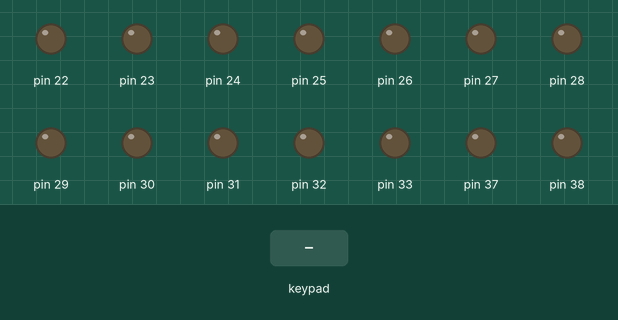
Recording of a sketch running on a simulated Arduino Mega 2560, built with avr-gcc and run on an emulated ATmega2560. Shown: output pins drawn as LEDs (lit = HIGH). The test bench sets the inputs (shaded band). Random numbers use the default seed unless the sketch sets one; what the sketch prints to the serial monitor is not drawn. At 9.0 s the program stops and its outputs stay as they are.

Above: at 1.2 s.
1.3 s: keypad keys 5 4 3 2 pressed 0.4 s apart
At 3.3 s:
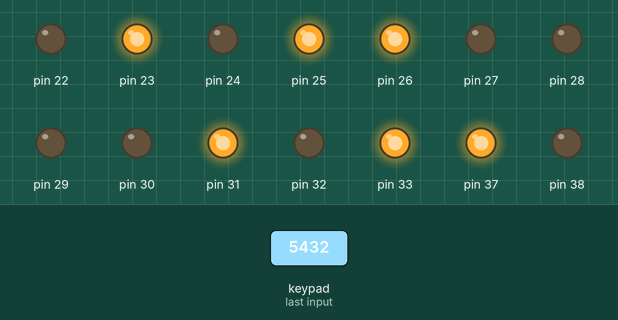
4.4 s: key '9' pressed
At 4.9 s:
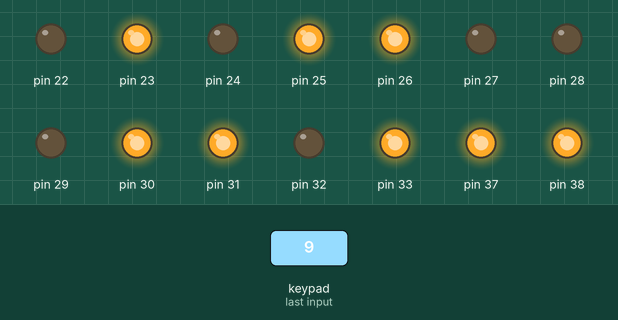
5.9 s: key '6' pressed
At 6.4 s:
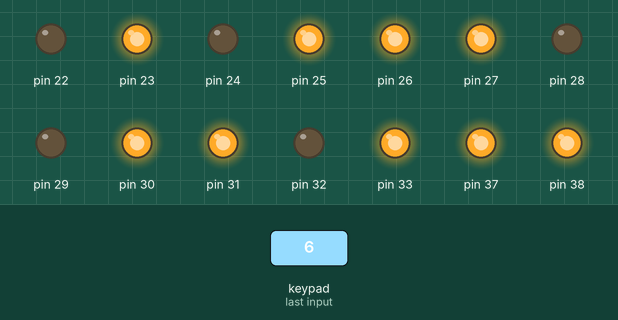
Timing chart, 0 to 8.9 s (numbered marks = the images above; inputs shaded):
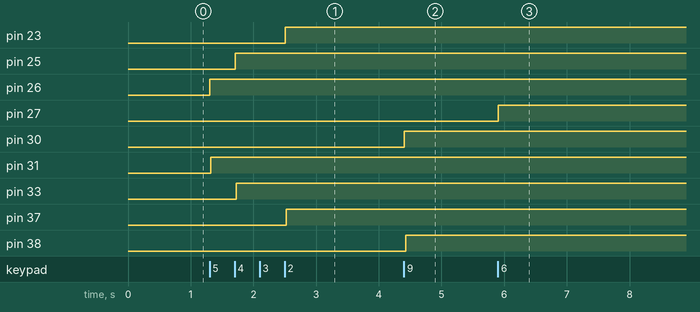

Measured:
- after the input at 1.3 s, pin 23, pin 37: LOW → HIGH after 1.2 s; pin 25: LOW → HIGH after 0.41 s; pin 26, pin 31: LOW → HIGH at once; pin 33: LOW → HIGH after 0.43 s
- after the input at 4.4 s, pin 30, pin 38: LOW → HIGH at once
- after the input at 5.9 s, pin 27: LOW → HIGH at once

The sketch:

practica_teclado.ino
```cpp
#include <Keypad.h>

//matriz del teclado
const byte FILAS = 4;
const byte COLUMNAS = 4;
//esta matriz muestra el contenido que tiene el teclado
char keys[FILAS][COLUMNAS] = {
  {'1', '2', '3', 'A'},
  {'4', '5', '6', 'B'},
  {'7', '8', '9', 'C'},
  {'*', '0', '#', 'D'},
};
byte pinesFilas[FILAS] = {9, 8, 7, 6}; //los pines de filas
byte pinesColumnas[COLUMNAS] = {5, 4, 3, 2};//pines de columnas

Keypad teclado = Keypad(makeKeymap(keys), pinesFilas, pinesColumnas, FILAS, COLUMNAS);//funcion de la libreria para que detecte el teclado

char TECLA;//variable que nos ayudara a mostrar el boton presionado
int triqui[3][3] = {//generamos el tablero a utilizar en el triqui
  {0,0,0},
  {0,0,0},
  {0,0,0}
};
boolean jugador = true; //esta variable nos permite saber si esta jugando el humano o el robot
int jugadas = 0;

//funciones
boolean comprobarMovimiento(int var){
  boolean existente = false;
  switch(var){
    case 1:
      existente = (triqui[0][0] == 0) ? false : true;
      break;
    case 2:
      existente = (triqui[0][1] == 0) ? false : true;
      break;
    case 3:
      existente = (triqui[0][2] == 0) ? false : true;
      break;
    case 4:
      existente = (triqui[1][0] == 0) ? false : true;
      break;
    case 5:
      existente = (triqui[1][1] == 0) ? false : true;
      break;
    case 6:
      existente = (triqui[1][2] == 0) ? false : true;
      break;
    case 7:
      existente = (triqui[2][0] == 0) ? false : true;
      break;
    case 8:
      existente = (triqui[2][1] == 0) ? false : true;
      break;
    case 9:
      existente = (triqui[2][2] == 0) ? false : true;
      break;
  }
  return existente;
}

boolean comprobarMovimientoHumano(char var){
  boolean existente = false;
  switch(var){
    case '1':
      existente = (triqui[0][0] == 0) ? false : true;
      break;
    case '2':
      existente = (triqui[0][1] == 0) ? false : true;
      break;
    case '3':
      existente = (triqui[0][2] == 0) ? false : true;
      break;
    case '4':
      existente = (triqui[1][0] == 0) ? false : true;
      break;
    case '5':
      existente = (triqui[1][1] == 0) ? false : true;
      break;
    case '6':
      existente = (triqui[1][2] == 0) ? false : true;
      break;
    case '7':
      existente = (triqui[2][0] == 0) ? false : true;
      break;
    case '8':
      existente = (triqui[2][1] == 0) ? false : true;
      break;
    case '9':
      existente = (triqui[2][2] == 0) ? false : true;
      break;
  }
  return existente;
}

void hayGanador(boolean jugador){
  if(jugador){
      for(int i=0;i<3;i++){
        if(triqui[i][0]==1&&triqui[i][1]==1&&triqui[i][2]==1){
          Serial.print("El jugador ");
          Serial.print("humano");
          Serial.print(" ha ganado");
          delay(1000);
           exit(0);
        }
        if(triqui[0][i]==1&&triqui[1][i]==1&&triqui[2][i]==1){
          Serial.print("El jugador ");
          Serial.print("humano");
          Serial.print(" ha ganado");
          delay(1000);
          exit(0);
        }
      }

      if(((triqui[0][0]==1&&triqui[2][2]==1)||(triqui[0][2]==1&&triqui[2][0]==1))&&triqui[1][1]==1){
        Serial.print("El jugador ");
        Serial.print("humano");
        Serial.print(" ha ganado");
        delay(1000);
        exit(0);
      }
  }else{
    for(int i=0;i<3;i++){
        if(triqui[i][0]==2&&triqui[i][1]==2&&triqui[i][2]==2){
          Serial.print("El jugador ");
          Serial.print("Robot");
          Serial.print(" ha ganado");
          delay(1000);
           exit(0);
        }
        if(triqui[0][i]==2&&triqui[1][i]==2&&triqui[2][i]==2){
          Serial.print("El jugador ");
          Serial.print("Robot");
          Serial.print(" ha ganado");
          delay(1000);
          exit(0);
        }
      }

      if(((triqui[0][0]==2&&triqui[2][2]==2)||(triqui[0][2]==2&&triqui[2][0]==2))&&triqui[1][1]==2){
        Serial.print("El jugador ");
        Serial.print("Robot");
        Serial.print(" ha ganado");
        delay(1000);
        exit(0);
      }
  }
}

//main
void setup(){
  Serial.begin(9600); //habilitamos el monitor de serie
  for(int i=22; i<=39; i++){//obtenemos todos los pines de salida de los diodo leds
    pinMode(i, OUTPUT);
  }

  randomSeed(analogRead(A0));
}

void loop(){

  TECLA = teclado.getKey();//obtenemos el valor tocado en el teclado
  while(comprobarMovimientoHumano(TECLA)){
      Serial.println("Posicion Repetida");
      TECLA = teclado.getKey();
  }
  Serial.print(TECLA);
  if(jugador){
    switch(TECLA){
      case '1':
        triqui[0][0] = 1;
        digitalWrite(22, HIGH);
        jugador = false;
        jugadas += 1;
        break;
      case '2':
        triqui[0][1] = 1;
        digitalWrite(23, HIGH);
        jugador = false;
        jugadas += 1;
        break;
      case '3':
        triqui[0][2] = 1;
        digitalWrite(24, HIGH);
        jugador = false;
        jugadas += 1;
        break;
      case '4':
        triqui[1][0] = 1;
        digitalWrite(25, HIGH);
        jugador = false;
        jugadas += 1;
        break;
      case '5':
        triqui[1][1] = 1;
        digitalWrite(26, HIGH);
        jugador = false;
        jugadas += 1;
        break;
      case '6':
        triqui[1][2] = 1;
        digitalWrite(27, HIGH);
        jugador = false;
        jugadas += 1;
        break;
      case '7':
        triqui[2][0] = 1;
        digitalWrite(28, HIGH);
        jugador = false;
        jugadas += 1;
        break;
      case '8':
        triqui[2][1] = 1;
        digitalWrite(29, HIGH);
        jugador = false;
        jugadas += 1;
        break;
      case '9':
        triqui[2][2] = 1;
        digitalWrite(30, HIGH);
        jugador = false;
        jugadas += 1;
        break;
      case '0':
        for(int i=0; i<3; i++){
          Serial.print("\n");
          for(int j=0; j<3; j++){
            Serial.print(triqui[i][j]);
          }
        }
        delay(2000);
        break;
    }
    hayGanador(jugador);
  }
  else{
    jugador = true;
    Serial.println("TURNO MAQUINA");
    int numRandom = random(1,9);
    boolean ejecutar = comprobarMovimiento(numRandom);
    while(ejecutar){
      numRandom = random(1,9);
      ejecutar = comprobarMovimiento(numRandom);
    }
    Serial.println(numRandom);
    switch(numRandom){
      case 1:
        triqui[0][0] = 2;
        digitalWrite(31, HIGH);
        jugadas += 1;
        break;
      case 2:
        triqui[0][1] = 2;
        digitalWrite(32, HIGH);
        jugadas += 1;
        break;
      case 3:
        triqui[0][2] = 2;
        digitalWrite(33, HIGH);
        jugadas += 1;
        break;
      case 4:
        triqui[1][0] = 2;
        digitalWrite(34, HIGH);
        jugadas += 1;
        break;
      case 5:
        triqui[1][1] = 2;
        digitalWrite(35, HIGH);
        jugadas += 1;
        break;
      case 6:
        triqui[1][2] = 2;
        digitalWrite(36, HIGH);
        jugadas += 1;
        break;
      case 7:
        triqui[2][0] = 2;
        digitalWrite(37, HIGH);
        jugadas += 1;
        break;
      case 8:
        triqui[2][1] = 2;
        digitalWrite(38, HIGH);
        jugadas += 1;
        break;
      case 9:
        triqui[2][2] = 2;
        digitalWrite(39, HIGH);
        jugadas += 1;
        break;
    }
    hayGanador(jugador);
  }

  if(jugadas>=9){
    Serial.println("Se ha terminado el juego y nadie ha ganado, gracias por jugar");
    delay(1000);
    for(int i=0; i<3; i++){
          Serial.print("\n");
          for(int j=0; j<3; j++){
            Serial.print(triqui[i][j]);
          }
        }
   delay(2000);
   exit(0);
  }

}
```
